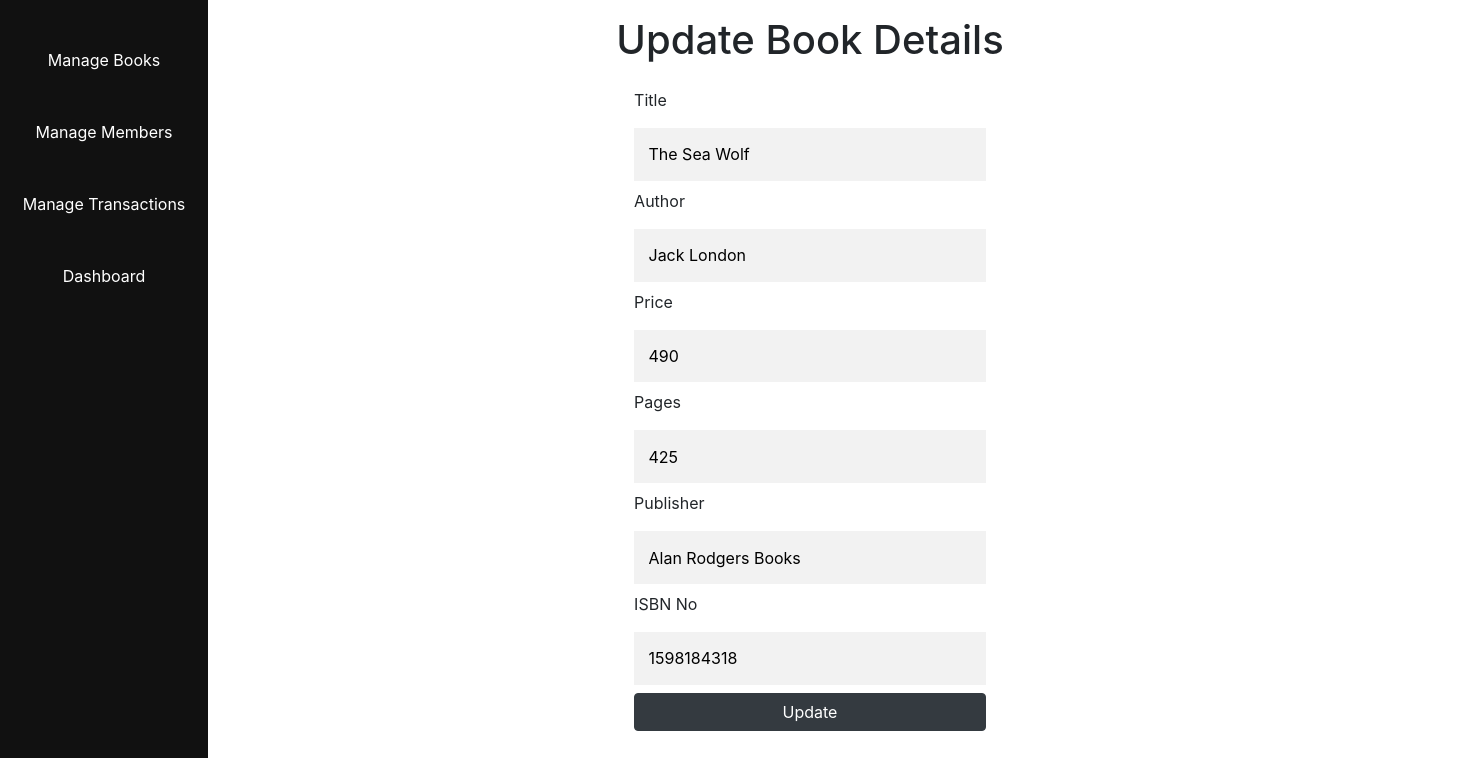
Page /book/update-book/6 on the committed database.
### models.py (models this page shows)
class Book(db.Model):
    __tablename__ = 'books'
    id = db.Column(db.Integer, primary_key=True,autoincrement=True)
    title = db.Column(db.String(80), unique=True, nullable=False)
    author = db.Column(db.String(80),nullable=False)
    price = db.Column(db.Integer(),nullable=False)
    publisher = db.Column(db.String(80),nullable=False)
    pages = db.Column(db.Integer())
    isbn = db.Column(db.Integer(),nullable=False)

### views/bookmanager/BookManager.py (the view, shortened to what this page needs)
@bookmanager_bp.route('/update-book/<id>',methods=('GET','POST'))
def update_book(id):
    book = Book.query.get(id)
    if id and not request.form:
        return render_template("updatebook.html",book=book)

### views/bookmanager/templates/BookManager/updatebook.html (shortened to what this page needs)
{% extends 'base.html' %}
{% block content %}
<h1> Update Book Details</h1>
<div class="add-book-container">
<form method="post" action="{{ url_for('bookmanager_bp.update_book',id=book.id) }}" class="add-book-form">
    <div>
        <label>Title</label>
        <input type="text" id="title" name="title" value='{{ book.title}}' required/>
    </div>
    <div>
        <label>Author</label>
        <input type="text" id="author" name="author" value='{{ book.author}}' required/>
    </div>
    <div>
        <label>Price</label>
        <input type="number" id="price" name="price" min="1" max="1000" value='{{ book.price}}' required>
    </div>
    <div>
        <label>Pages</label>
        <input type="number" id="pages" name="pages" min="1" max="800" value='{{ book.pages}}' required>
    </div>
    <div>
        <label>Publisher</label>
        <input type="text" id="publisher" name="publisher" value='{{ book.publisher}}' />
    </div>
    <div>
        <label>ISBN No</label>
        <input type="number" id="isbn" name="isbn" min="10000000" max="99999999999" value='{{ book.isbn}}' required>
    </div>
    <button class="btn btn-dark" type="submit">Update</button>
</form>
</div>
{% endblock %}

### static/css/style.css (style rules this page uses)
h1 { display:flex; flex-direction: row; justify-content: center; align-items: center; padding:1rem; }
.add-book-container, .add-member-container { width: 80rem; margin:0rem auto; display: flex; }
.add-book-form, .add-member-form { display:flex; min-width:20rem; margin:0rem auto; flex-direction: column; }
.add-book-form input, .add-member-form input { outline: 0; background: #f2f2f2; width: 100%; border: 0; margin: 0.5rem 0; padding: 0.9rem; box-sizing: border-box; font-size: 1rem; }

### rows in the picture
Book: title "The Sea Wolf", author "Jack London", price "490", pages "425", publisher "Alan Rodgers Books", isbn "1598184318"
